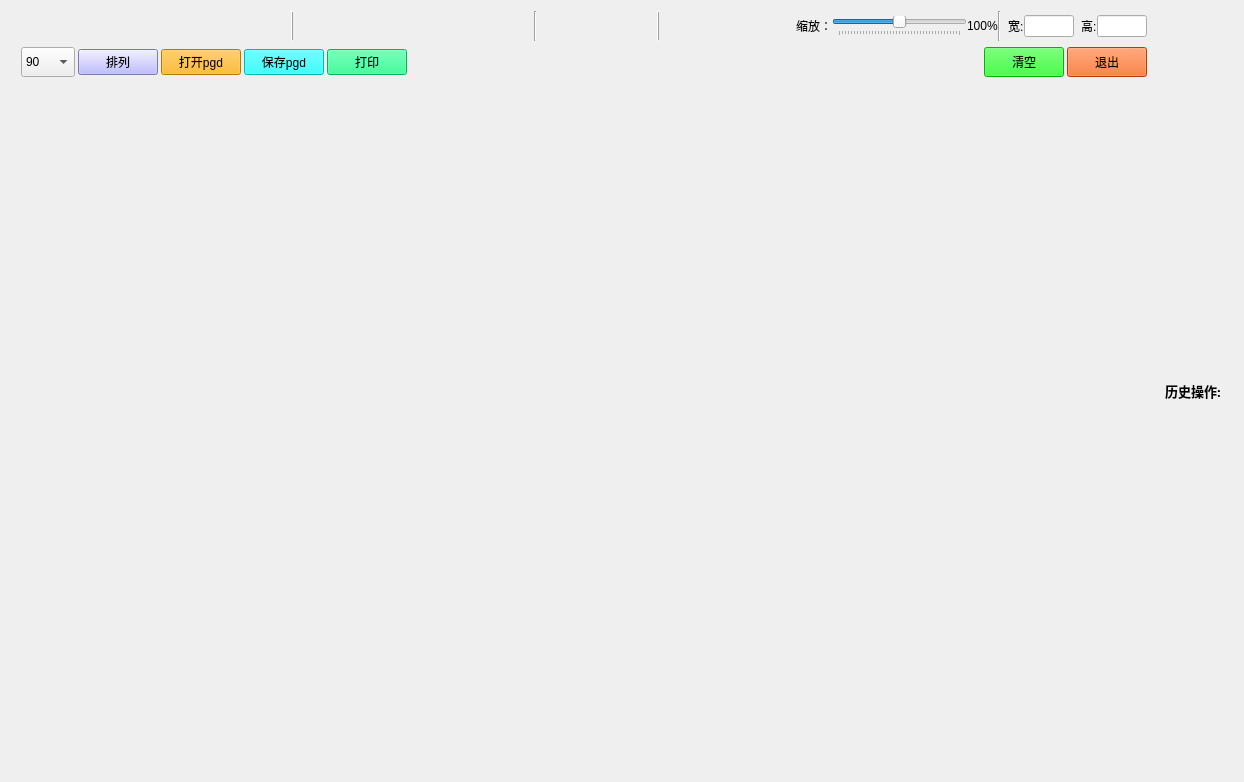
<?xml version="1.0" encoding="UTF-8"?>
<ui version="4.0">
 <class>Form</class>
 <widget class="QWidget" name="Form">
  <property name="geometry">
   <rect>
    <x>0</x>
    <y>0</y>
    <width>1244</width>
    <height>782</height>
   </rect>
  </property>
  <property name="minimumSize">
   <size>
    <width>1000</width>
    <height>700</height>
   </size>
  </property>
  <property name="baseSize">
   <size>
    <width>900</width>
    <height>700</height>
   </size>
  </property>
  <property name="windowTitle">
   <string>画板</string>
  </property>
  <property name="windowIcon">
   <iconset>
    <normaloff>ICon/board.png</normaloff>ICon/board.png</iconset>
  </property>
  <layout class="QGridLayout" name="gridLayout">
   <item row="1" column="0">
    <layout class="QHBoxLayout" name="horizontalLayout">
     <property name="spacing">
      <number>3</number>
     </property>
     <item>
      <layout class="QGridLayout" name="set_gridLayout"/>
     </item>
     <item>
      <widget class="QLabel" name="label_3">
       <property name="maximumSize">
        <size>
         <width>35</width>
         <height>35</height>
        </size>
       </property>
       <property name="toolTip">
        <string>旋转角度</string>
       </property>
       <property name="layoutDirection">
        <enum>Qt::RightToLeft</enum>
       </property>
       <property name="text">
        <string/>
       </property>
       <property name="pixmap">
        <pixmap>ICon/noun_rotation.png</pixmap>
       </property>
       <property name="scaledContents">
        <bool>true</bool>
       </property>
       <property name="alignment">
        <set>Qt::AlignCenter</set>
       </property>
      </widget>
     </item>
     <item>
      <widget class="QComboBox" name="ratate_angle_value">
       <property name="minimumSize">
        <size>
         <width>0</width>
         <height>30</height>
        </size>
       </property>
       <property name="contextMenuPolicy">
        <enum>Qt::DefaultContextMenu</enum>
       </property>
       <property name="styleSheet">
        <string notr="true"/>
       </property>
       <property name="sizeAdjustPolicy">
        <enum>QComboBox::AdjustToContents</enum>
       </property>
       <property name="duplicatesEnabled">
        <bool>true</bool>
       </property>
       <property name="frame">
        <bool>true</bool>
       </property>
       <property name="modelColumn">
        <number>0</number>
       </property>
       <item>
        <property name="text">
         <string>90</string>
        </property>
       </item>
       <item>
        <property name="text">
         <string>60</string>
        </property>
       </item>
       <item>
        <property name="text">
         <string>45</string>
        </property>
       </item>
       <item>
        <property name="text">
         <string>30</string>
        </property>
       </item>
       <item>
        <property name="text">
         <string>22.5</string>
        </property>
       </item>
       <item>
        <property name="text">
         <string>10</string>
        </property>
       </item>
       <item>
        <property name="text">
         <string>5</string>
        </property>
       </item>
       <item>
        <property name="text">
         <string>2</string>
        </property>
       </item>
       <item>
        <property name="text">
         <string>1</string>
        </property>
       </item>
      </widget>
     </item>
     <item>
      <widget class="QPushButton" name="alignment_btn">
       <property name="toolTip">
        <string>排列方式</string>
       </property>
       <property name="styleSheet">
        <string notr="true">background-color: rgb(170, 170, 255);</string>
       </property>
       <property name="text">
        <string>排列</string>
       </property>
       <property name="icon">
        <iconset>
         <normaloff>ICon/noun_arrange.png</normaloff>ICon/noun_arrange.png</iconset>
       </property>
      </widget>
     </item>
     <item>
      <widget class="QPushButton" name="test_open_btn">
       <property name="toolTip">
        <string>打开pgd后缀文件</string>
       </property>
       <property name="styleSheet">
        <string notr="true">background-color: rgb(255, 170, 0);</string>
       </property>
       <property name="text">
        <string>打开pgd</string>
       </property>
       <property name="icon">
        <iconset>
         <normaloff>ICon/open.png</normaloff>ICon/open.png</iconset>
       </property>
      </widget>
     </item>
     <item>
      <widget class="QPushButton" name="test_save_btn">
       <property name="toolTip">
        <string>保存为pgd后缀文件</string>
       </property>
       <property name="styleSheet">
        <string notr="true">background-color: rgb(0, 255, 255);</string>
       </property>
       <property name="text">
        <string>保存pgd</string>
       </property>
       <property name="icon">
        <iconset>
         <normaloff>ICon/noun_Save.png</normaloff>ICon/noun_Save.png</iconset>
       </property>
      </widget>
     </item>
     <item>
      <widget class="QPushButton" name="print_btn">
       <property name="toolTip">
        <string>打印</string>
       </property>
       <property name="styleSheet">
        <string notr="true">background-color: rgb(0, 255, 127);</string>
       </property>
       <property name="text">
        <string>打印</string>
       </property>
       <property name="icon">
        <iconset>
         <normaloff>ICon/noun_print.png</normaloff>ICon/noun_print.png</iconset>
       </property>
      </widget>
     </item>
     <item>
      <spacer name="horizontalSpacer_2">
       <property name="orientation">
        <enum>Qt::Horizontal</enum>
       </property>
       <property name="sizeHint" stdset="0">
        <size>
         <width>40</width>
         <height>20</height>
        </size>
       </property>
      </spacer>
     </item>
     <item>
      <widget class="QPushButton" name="Clear_btn">
       <property name="minimumSize">
        <size>
         <width>0</width>
         <height>30</height>
        </size>
       </property>
       <property name="toolTip">
        <string>清空画板</string>
       </property>
       <property name="styleSheet">
        <string notr="true">background-color: rgb(0, 255, 0);</string>
       </property>
       <property name="text">
        <string>清空</string>
       </property>
       <property name="icon">
        <iconset>
         <normaloff>ICon/noun_clear.png</normaloff>ICon/noun_clear.png</iconset>
       </property>
       <property name="iconSize">
        <size>
         <width>30</width>
         <height>30</height>
        </size>
       </property>
       <property name="flat">
        <bool>false</bool>
       </property>
      </widget>
     </item>
     <item>
      <widget class="QPushButton" name="Quit_btn">
       <property name="minimumSize">
        <size>
         <width>0</width>
         <height>30</height>
        </size>
       </property>
       <property name="toolTip">
        <string>退出</string>
       </property>
       <property name="styleSheet">
        <string notr="true">background-color: rgb(255, 85, 0);</string>
       </property>
       <property name="text">
        <string>退出</string>
       </property>
       <property name="icon">
        <iconset>
         <normaloff>ICon/noun_Exit.png</normaloff>ICon/noun_Exit.png</iconset>
       </property>
       <property name="iconSize">
        <size>
         <width>30</width>
         <height>30</height>
        </size>
       </property>
       <property name="flat">
        <bool>false</bool>
       </property>
      </widget>
     </item>
    </layout>
   </item>
   <item row="2" column="0">
    <layout class="QGridLayout" name="gridLayout_paintbox">
     <property name="spacing">
      <number>2</number>
     </property>
    </layout>
   </item>
   <item row="0" column="2" rowspan="3">
    <layout class="QVBoxLayout" name="verticalLayout">
     <item>
      <widget class="QPushButton" name="history_btn">
       <property name="font">
        <font>
         <family>微软雅黑</family>
         <pointsize>10</pointsize>
         <weight>75</weight>
         <bold>true</bold>
        </font>
       </property>
       <property name="toolTip">
        <string>历史操作</string>
       </property>
       <property name="text">
        <string>历史操作:</string>
       </property>
       <property name="icon">
        <iconset>
         <normaloff>ICon/History.png</normaloff>ICon/History.png</iconset>
       </property>
       <property name="iconSize">
        <size>
         <width>20</width>
         <height>20</height>
        </size>
       </property>
       <property name="autoDefault">
        <bool>true</bool>
       </property>
       <property name="flat">
        <bool>true</bool>
       </property>
      </widget>
     </item>
    </layout>
   </item>
   <item row="0" column="0">
    <layout class="QGridLayout" name="gridLayout_2">
     <property name="spacing">
      <number>0</number>
     </property>
     <item row="0" column="24">
      <widget class="Line" name="line_3">
       <property name="orientation">
        <enum>Qt::Vertical</enum>
       </property>
      </widget>
     </item>
     <item row="0" column="8">
      <widget class="Line" name="line_4">
       <property name="frameShadow">
        <enum>QFrame::Raised</enum>
       </property>
       <property name="orientation">
        <enum>Qt::Vertical</enum>
       </property>
      </widget>
     </item>
     <item row="0" column="14">
      <widget class="QPushButton" name="del_items_btn">
       <property name="minimumSize">
        <size>
         <width>30</width>
         <height>30</height>
        </size>
       </property>
       <property name="toolTip">
        <string>删除</string>
       </property>
       <property name="text">
        <string/>
       </property>
       <property name="icon">
        <iconset>
         <normaloff>ICon/Delete.png</normaloff>ICon/Delete.png</iconset>
       </property>
       <property name="iconSize">
        <size>
         <width>30</width>
         <height>30</height>
        </size>
       </property>
       <property name="flat">
        <bool>true</bool>
       </property>
      </widget>
     </item>
     <item row="0" column="15">
      <widget class="Line" name="line">
       <property name="orientation">
        <enum>Qt::Vertical</enum>
       </property>
      </widget>
     </item>
     <item row="0" column="19">
      <widget class="Line" name="line_2">
       <property name="frameShadow">
        <enum>QFrame::Raised</enum>
       </property>
       <property name="orientation">
        <enum>Qt::Vertical</enum>
       </property>
      </widget>
     </item>
     <item row="0" column="16">
      <widget class="QPushButton" name="set_upper_btn">
       <property name="sizePolicy">
        <sizepolicy hsizetype="Fixed" vsizetype="Fixed">
         <horstretch>0</horstretch>
         <verstretch>0</verstretch>
        </sizepolicy>
       </property>
       <property name="minimumSize">
        <size>
         <width>0</width>
         <height>30</height>
        </size>
       </property>
       <property name="maximumSize">
        <size>
         <width>16777214</width>
         <height>16777215</height>
        </size>
       </property>
       <property name="toolTip">
        <string>置顶</string>
       </property>
       <property name="text">
        <string/>
       </property>
       <property name="icon">
        <iconset>
         <normaloff>ICon/noun_above.png</normaloff>ICon/noun_above.png</iconset>
       </property>
       <property name="iconSize">
        <size>
         <width>30</width>
         <height>30</height>
        </size>
       </property>
       <property name="autoDefault">
        <bool>true</bool>
       </property>
       <property name="flat">
        <bool>true</bool>
       </property>
      </widget>
     </item>
     <item row="0" column="21">
      <widget class="QLabel" name="label_4">
       <property name="text">
        <string>缩放：</string>
       </property>
      </widget>
     </item>
     <item row="0" column="17">
      <widget class="QPushButton" name="set_lower_btn">
       <property name="sizePolicy">
        <sizepolicy hsizetype="Fixed" vsizetype="Fixed">
         <horstretch>0</horstretch>
         <verstretch>0</verstretch>
        </sizepolicy>
       </property>
       <property name="minimumSize">
        <size>
         <width>0</width>
         <height>30</height>
        </size>
       </property>
       <property name="maximumSize">
        <size>
         <width>16777214</width>
         <height>16777215</height>
        </size>
       </property>
       <property name="toolTip">
        <string>置底</string>
       </property>
       <property name="text">
        <string/>
       </property>
       <property name="icon">
        <iconset>
         <normaloff>ICon/noun_bottom.png</normaloff>ICon/noun_bottom.png</iconset>
       </property>
       <property name="iconSize">
        <size>
         <width>30</width>
         <height>30</height>
        </size>
       </property>
       <property name="autoDefault">
        <bool>true</bool>
       </property>
       <property name="flat">
        <bool>true</bool>
       </property>
      </widget>
     </item>
     <item row="0" column="27">
      <widget class="QLineEdit" name="width_lineEdit">
       <property name="maximumSize">
        <size>
         <width>50</width>
         <height>16777215</height>
        </size>
       </property>
       <property name="toolTip">
        <string>图元宽度数值</string>
       </property>
       <property name="alignment">
        <set>Qt::AlignCenter</set>
       </property>
      </widget>
     </item>
     <item row="0" column="25">
      <widget class="QLabel" name="label">
       <property name="maximumSize">
        <size>
         <width>25</width>
         <height>25</height>
        </size>
       </property>
       <property name="text">
        <string/>
       </property>
       <property name="textFormat">
        <enum>Qt::MarkdownText</enum>
       </property>
       <property name="pixmap">
        <pixmap>ICon/noun_width.png</pixmap>
       </property>
       <property name="scaledContents">
        <bool>true</bool>
       </property>
      </widget>
     </item>
     <item row="0" column="30">
      <widget class="QLineEdit" name="height_lineEdit">
       <property name="maximumSize">
        <size>
         <width>50</width>
         <height>16777215</height>
        </size>
       </property>
       <property name="toolTip">
        <string>图元高度数值</string>
       </property>
       <property name="alignment">
        <set>Qt::AlignCenter</set>
       </property>
      </widget>
     </item>
     <item row="0" column="3">
      <widget class="QPushButton" name="circle_btn">
       <property name="minimumSize">
        <size>
         <width>30</width>
         <height>30</height>
        </size>
       </property>
       <property name="toolTip">
        <string>圆圈</string>
       </property>
       <property name="text">
        <string/>
       </property>
       <property name="icon">
        <iconset>
         <normaloff>ICon/noun_Circle.png</normaloff>ICon/noun_Circle.png</iconset>
       </property>
       <property name="iconSize">
        <size>
         <width>30</width>
         <height>30</height>
        </size>
       </property>
       <property name="autoDefault">
        <bool>true</bool>
       </property>
       <property name="flat">
        <bool>true</bool>
       </property>
      </widget>
     </item>
     <item row="0" column="20">
      <spacer name="horizontalSpacer">
       <property name="orientation">
        <enum>Qt::Horizontal</enum>
       </property>
       <property name="sizeHint" stdset="0">
        <size>
         <width>40</width>
         <height>20</height>
        </size>
       </property>
      </spacer>
     </item>
     <item row="0" column="6">
      <widget class="QPushButton" name="test">
       <property name="minimumSize">
        <size>
         <width>0</width>
         <height>30</height>
        </size>
       </property>
       <property name="toolTip">
        <string>可变矩形</string>
       </property>
       <property name="text">
        <string/>
       </property>
       <property name="icon">
        <iconset>
         <normaloff>ICon/noun_size.png</normaloff>ICon/noun_size.png</iconset>
       </property>
       <property name="iconSize">
        <size>
         <width>30</width>
         <height>30</height>
        </size>
       </property>
       <property name="autoDefault">
        <bool>true</bool>
       </property>
       <property name="flat">
        <bool>true</bool>
       </property>
      </widget>
     </item>
     <item row="0" column="0">
      <widget class="QPushButton" name="pic_move_btn">
       <property name="minimumSize">
        <size>
         <width>30</width>
         <height>30</height>
        </size>
       </property>
       <property name="toolTip">
        <string>选择</string>
       </property>
       <property name="text">
        <string/>
       </property>
       <property name="icon">
        <iconset>
         <normaloff>ICon/noun_Cursor.png</normaloff>ICon/noun_Cursor.png</iconset>
       </property>
       <property name="iconSize">
        <size>
         <width>30</width>
         <height>30</height>
        </size>
       </property>
       <property name="autoRepeat">
        <bool>false</bool>
       </property>
       <property name="autoDefault">
        <bool>false</bool>
       </property>
       <property name="flat">
        <bool>true</bool>
       </property>
      </widget>
     </item>
     <item row="0" column="11">
      <widget class="QPushButton" name="Openfile_btn">
       <property name="minimumSize">
        <size>
         <width>0</width>
         <height>30</height>
        </size>
       </property>
       <property name="toolTip">
        <string>打开图片</string>
       </property>
       <property name="text">
        <string/>
       </property>
       <property name="icon">
        <iconset>
         <normaloff>ICon/noun_open.png</normaloff>ICon/noun_open.png</iconset>
       </property>
       <property name="iconSize">
        <size>
         <width>30</width>
         <height>30</height>
        </size>
       </property>
       <property name="flat">
        <bool>true</bool>
       </property>
      </widget>
     </item>
     <item row="0" column="1">
      <widget class="QPushButton" name="Free_pen_btn">
       <property name="minimumSize">
        <size>
         <width>30</width>
         <height>30</height>
        </size>
       </property>
       <property name="toolTip">
        <string>画笔</string>
       </property>
       <property name="text">
        <string/>
       </property>
       <property name="icon">
        <iconset>
         <normaloff>ICon/noun_Pen.png</normaloff>ICon/noun_Pen.png</iconset>
       </property>
       <property name="iconSize">
        <size>
         <width>30</width>
         <height>30</height>
        </size>
       </property>
       <property name="autoDefault">
        <bool>true</bool>
       </property>
       <property name="flat">
        <bool>true</bool>
       </property>
      </widget>
     </item>
     <item row="0" column="22">
      <widget class="QSlider" name="horizontalSlider">
       <property name="maximumSize">
        <size>
         <width>200</width>
         <height>16777215</height>
        </size>
       </property>
       <property name="minimum">
        <number>0</number>
       </property>
       <property name="maximum">
        <number>200</number>
       </property>
       <property name="value">
        <number>100</number>
       </property>
       <property name="sliderPosition">
        <number>100</number>
       </property>
       <property name="tracking">
        <bool>true</bool>
       </property>
       <property name="orientation">
        <enum>Qt::Horizontal</enum>
       </property>
       <property name="invertedAppearance">
        <bool>false</bool>
       </property>
       <property name="invertedControls">
        <bool>true</bool>
       </property>
       <property name="tickPosition">
        <enum>QSlider::TicksBelow</enum>
       </property>
       <property name="tickInterval">
        <number>5</number>
       </property>
      </widget>
     </item>
     <item row="0" column="18">
      <widget class="QPushButton" name="reload_btn">
       <property name="sizePolicy">
        <sizepolicy hsizetype="Fixed" vsizetype="Fixed">
         <horstretch>0</horstretch>
         <verstretch>0</verstretch>
        </sizepolicy>
       </property>
       <property name="minimumSize">
        <size>
         <width>0</width>
         <height>30</height>
        </size>
       </property>
       <property name="maximumSize">
        <size>
         <width>16777214</width>
         <height>16777215</height>
        </size>
       </property>
       <property name="toolTip">
        <string>图元复位</string>
       </property>
       <property name="text">
        <string/>
       </property>
       <property name="icon">
        <iconset>
         <normaloff>ICon/noun_reset.png</normaloff>ICon/noun_reset.png</iconset>
       </property>
       <property name="iconSize">
        <size>
         <width>30</width>
         <height>30</height>
        </size>
       </property>
       <property name="autoDefault">
        <bool>true</bool>
       </property>
       <property name="flat">
        <bool>true</bool>
       </property>
      </widget>
     </item>
     <item row="0" column="4">
      <widget class="QPushButton" name="rect_btn">
       <property name="minimumSize">
        <size>
         <width>30</width>
         <height>30</height>
        </size>
       </property>
       <property name="toolTip">
        <string>矩形</string>
       </property>
       <property name="text">
        <string/>
       </property>
       <property name="icon">
        <iconset>
         <normaloff>ICon/noun_rectangle.png</normaloff>ICon/noun_rectangle.png</iconset>
       </property>
       <property name="iconSize">
        <size>
         <width>30</width>
         <height>30</height>
        </size>
       </property>
       <property name="autoDefault">
        <bool>true</bool>
       </property>
       <property name="flat">
        <bool>true</bool>
       </property>
      </widget>
     </item>
     <item row="0" column="2">
      <widget class="QPushButton" name="line_btn">
       <property name="minimumSize">
        <size>
         <width>30</width>
         <height>30</height>
        </size>
       </property>
       <property name="toolTip">
        <string>箭头</string>
       </property>
       <property name="text">
        <string/>
       </property>
       <property name="icon">
        <iconset>
         <normaloff>ICon/noun_Arrow.png</normaloff>ICon/noun_Arrow.png</iconset>
       </property>
       <property name="iconSize">
        <size>
         <width>30</width>
         <height>30</height>
        </size>
       </property>
       <property name="autoDefault">
        <bool>true</bool>
       </property>
       <property name="flat">
        <bool>true</bool>
       </property>
      </widget>
     </item>
     <item row="0" column="9">
      <widget class="QPushButton" name="cut_btn">
       <property name="toolTip">
        <string>剪切</string>
       </property>
       <property name="text">
        <string/>
       </property>
       <property name="icon">
        <iconset>
         <normaloff>ICon/cut.png</normaloff>ICon/cut.png</iconset>
       </property>
       <property name="iconSize">
        <size>
         <width>30</width>
         <height>30</height>
        </size>
       </property>
       <property name="autoDefault">
        <bool>true</bool>
       </property>
       <property name="flat">
        <bool>true</bool>
       </property>
      </widget>
     </item>
     <item row="0" column="26">
      <widget class="QLabel" name="label_5">
       <property name="text">
        <string>宽:</string>
       </property>
      </widget>
     </item>
     <item row="0" column="23">
      <widget class="QLabel" name="scaled_label">
       <property name="text">
        <string>100%</string>
       </property>
      </widget>
     </item>
     <item row="0" column="5">
      <widget class="QPushButton" name="text_btn">
       <property name="minimumSize">
        <size>
         <width>30</width>
         <height>30</height>
        </size>
       </property>
       <property name="toolTip">
        <string>文本</string>
       </property>
       <property name="text">
        <string/>
       </property>
       <property name="icon">
        <iconset>
         <normaloff>ICon/noun_text.png</normaloff>ICon/noun_text.png</iconset>
       </property>
       <property name="iconSize">
        <size>
         <width>30</width>
         <height>30</height>
        </size>
       </property>
       <property name="autoDefault">
        <bool>true</bool>
       </property>
       <property name="flat">
        <bool>true</bool>
       </property>
      </widget>
     </item>
     <item row="0" column="13">
      <widget class="QPushButton" name="drawback_btn">
       <property name="minimumSize">
        <size>
         <width>0</width>
         <height>30</height>
        </size>
       </property>
       <property name="toolTip">
        <string>撤销</string>
       </property>
       <property name="text">
        <string/>
       </property>
       <property name="icon">
        <iconset>
         <normaloff>ICon/noun_Undo.png</normaloff>ICon/noun_Undo.png</iconset>
       </property>
       <property name="iconSize">
        <size>
         <width>30</width>
         <height>30</height>
        </size>
       </property>
       <property name="flat">
        <bool>true</bool>
       </property>
      </widget>
     </item>
     <item row="0" column="10">
      <widget class="QPushButton" name="copy_btn">
       <property name="toolTip">
        <string>复制</string>
       </property>
       <property name="text">
        <string/>
       </property>
       <property name="icon">
        <iconset>
         <normaloff>ICon/copy.png</normaloff>ICon/copy.png</iconset>
       </property>
       <property name="iconSize">
        <size>
         <width>30</width>
         <height>30</height>
        </size>
       </property>
       <property name="autoDefault">
        <bool>true</bool>
       </property>
       <property name="flat">
        <bool>true</bool>
       </property>
      </widget>
     </item>
     <item row="0" column="12">
      <widget class="QPushButton" name="Save_btn">
       <property name="minimumSize">
        <size>
         <width>0</width>
         <height>30</height>
        </size>
       </property>
       <property name="toolTip">
        <string>保存图片</string>
       </property>
       <property name="text">
        <string/>
       </property>
       <property name="icon">
        <iconset>
         <normaloff>ICon/noun_Save.png</normaloff>ICon/noun_Save.png</iconset>
       </property>
       <property name="iconSize">
        <size>
         <width>30</width>
         <height>30</height>
        </size>
       </property>
       <property name="flat">
        <bool>true</bool>
       </property>
      </widget>
     </item>
     <item row="0" column="28">
      <widget class="QLabel" name="label_2">
       <property name="maximumSize">
        <size>
         <width>25</width>
         <height>25</height>
        </size>
       </property>
       <property name="text">
        <string/>
       </property>
       <property name="textFormat">
        <enum>Qt::MarkdownText</enum>
       </property>
       <property name="pixmap">
        <pixmap>ICon/noun_height.png</pixmap>
       </property>
       <property name="scaledContents">
        <bool>true</bool>
       </property>
      </widget>
     </item>
     <item row="0" column="29">
      <widget class="QLabel" name="label_6">
       <property name="text">
        <string>高:</string>
       </property>
      </widget>
     </item>
    </layout>
   </item>
  </layout>
 </widget>
 <resources/>
 <connections/>
</ui>
